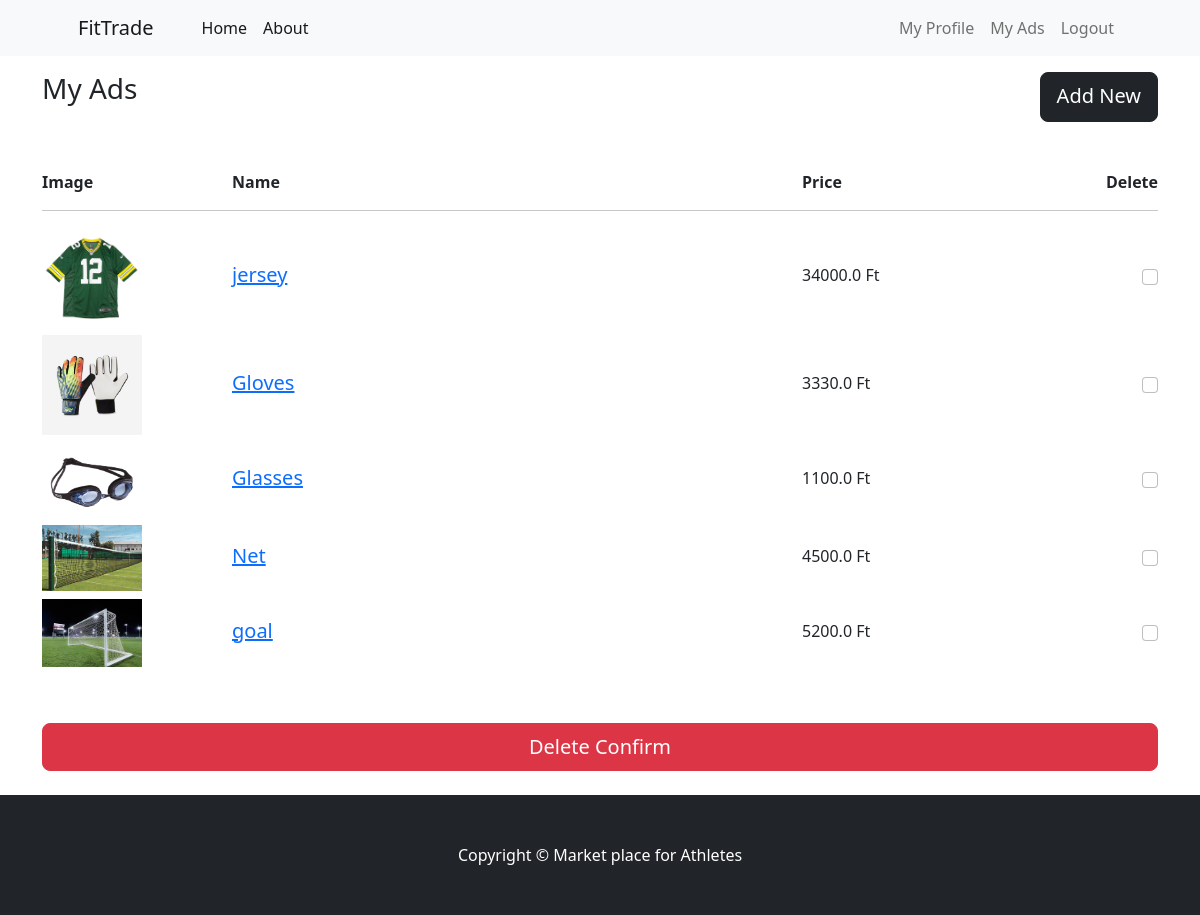
The app's page /members/my-ads/ (signed in) with its own data.
### items/models.py (models this page shows, shortened)
class Item(models.Model):
    name = models.CharField(null=False, blank=False, max_length=300)
    sport = models.ForeignKey(Sport, related_name='items', on_delete=models.CASCADE)
    advertiser = models.ForeignKey(Profile, related_name='items', on_delete=models.CASCADE)
    description = models.TextField(null = True, blank= True, max_length=5000)
    price = models.FloatField(blank=False)
    createdate = models.DateField(null= True, blank=True)
    sold = models.BooleanField(default=False)
    image = models.ImageField(upload_to='uploads/item/', default='uploads/item/noimage.png')
    condition = models.ForeignKey(ItemCondition, related_name='items', on_delete=models.CASCADE)

### members/views.py (the view)
# urls.py: path('my-ads/', views.my_ads, name='my_ads' ),
@login_required
def my_ads(request):
    user_profile = request.user.profile
    user_items = Item.objects.filter(advertiser=user_profile)
    if request.method == "POST":
        item_ids = request.POST.getlist('item_ids')
        if item_ids:
            Item.objects.filter(id__in=item_ids, advertiser=user_profile).delete()
            messages.success(request, "Selected items were deleted successfully.")
        return redirect('my_ads')
    return render(request, 'my_ads.html', {'user_items': user_items})

### members/templates/my_ads.html (shortened to what this page needs)
{% extends 'base.html' %}
{% block content %}
<div class="container">
    <div class="col-12">
        <div class="d-flex justify-content-between mt-3">
            <h3 class="h3 mb-3 fw-normal">My Ads</h3>
            <a href="{% url 'addlisting' %}" class="w-30 btn btn-lg btn-dark">Add New</a>
        </div>
        <form method="POST" action="{% url 'my_ads' %}">
            {% if user_items %}
            <br></br>
            <div class="row fw-bold mb-2">
                <div class="col-2">Image</div>
                <div class="col-6">Name</div>
                <div class="col-2">Price</div>
                <div class="col-2 text-end">Delete</div>
            </div>
            <hr>
            {% for item in user_items %}
            <div class="row align-items-center mb-2">
                <div class="col-2">
                    <img src="{{ item.image.url }}" alt="{{ item.name }}" class="img-fluid" style="max-width: 100px;" />
                </div>
                <div class="col-6">
                    <a href="{% url 'edit_item' item.id %}">
                        <h5 class="mb-1">{{ item.name }}</h5>
                    </a>
                </div>
                <div class="col-2">
                    <p class="mb-1">{{ item.price }} Ft</p>
                </div>
                <div class="col-2 text-end">
                    <input type="checkbox" name="item_ids" value="{{ item.id }}" class="form-check-input">
                </div>
            </div>
            {% endfor %}
            <br></br>
            <button type="submit" class="w-100 btn btn-lg btn-danger">Delete Confirm</button>
            <br></br>
            {% else %}
            <p>You have no ads yet.</p>
            {% endif %}
        </form>
    </div>
</div>
{% endblock %}

### records on screen
Item: image (picture), name "jersey", price "34000.0"
Item: image (picture), name "Gloves", price "3330.0"
Item: image (picture), name "Glasses", price "1100.0"
Item: image (picture), name "Net", price "4500.0"
Item: image (picture), name "goal", price "5200.0"
